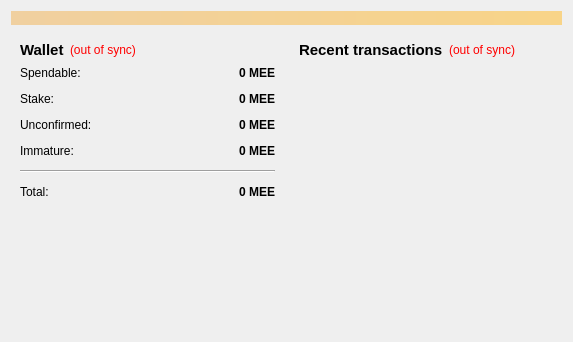
<?xml version="1.0" encoding="UTF-8"?>
<ui version="4.0">
 <class>OverviewPage</class>
 <widget class="QWidget" name="OverviewPage">
  <property name="geometry">
   <rect>
    <x>0</x>
    <y>0</y>
    <width>573</width>
    <height>342</height>
   </rect>
  </property>
  <property name="windowTitle">
   <string>Form</string>
  </property>
  <layout class="QVBoxLayout" name="topLayout">
   <item>
    <widget class="QLabel" name="labelAlerts">
     <property name="visible">
      <bool>false</bool>
     </property>
     <property name="styleSheet">
      <string notr="true">background-color: qlineargradient(x1: 0, y1: 0, x2: 1, y2: 0, stop:0 #F0D0A0, stop:1 #F8D488);  color:#000000
</string>
     </property>
     <property name="wordWrap">
      <bool>true</bool>
     </property>
     <property name="margin">
      <number>3</number>
     </property>
    </widget>
   </item>
   <item>
    <layout class="QHBoxLayout" name="horizontalLayout" stretch="1,1">
     <item>
      <layout class="QVBoxLayout" name="verticalLayout_2">
       <item>
        <widget class="QWidget" name="widget" native="true">
         <layout class="QVBoxLayout" name="verticalLayout_4">
          <item>
           <layout class="QHBoxLayout" name="horizontalLayout_4">
            <item>
             <widget class="QLabel" name="label_5">
              <property name="font">
               <font>
                <pointsize>11</pointsize>
                <weight>75</weight>
                <bold>true</bold>
               </font>
              </property>
              <property name="text">
               <string>Wallet</string>
              </property>
             </widget>
            </item>
            <item>
             <widget class="QLabel" name="labelWalletStatus">
              <property name="toolTip">
               <string>The displayed information may be out of date. Your wallet automatically synchronizes with the MEE network after a connection is established, but this process has not completed yet.</string>
              </property>
              <property name="styleSheet">
               <string notr="true">QLabel { color: red; }</string>
              </property>
              <property name="text">
               <string notr="true">(out of sync)</string>
              </property>
              <property name="alignment">
               <set>Qt::AlignLeading|Qt::AlignLeft|Qt::AlignVCenter</set>
              </property>
             </widget>
            </item>
            <item>
             <spacer name="horizontalSpacer_2">
              <property name="orientation">
               <enum>Qt::Horizontal</enum>
              </property>
              <property name="sizeHint" stdset="0">
               <size>
                <width>40</width>
                <height>20</height>
               </size>
              </property>
             </spacer>
            </item>
           </layout>
          </item>
          <item>
           <layout class="QFormLayout" name="formLayout_2">
            <property name="fieldGrowthPolicy">
             <enum>QFormLayout::AllNonFixedFieldsGrow</enum>
            </property>
            <property name="horizontalSpacing">
             <number>12</number>
            </property>
            <property name="verticalSpacing">
             <number>12</number>
            </property>
            <item row="0" column="0">
             <widget class="QLabel" name="label">
              <property name="text">
               <string>Spendable:</string>
              </property>
             </widget>
            </item>
            <item row="0" column="1">
             <widget class="QLabel" name="labelBalance">
              <property name="font">
               <font>
                <weight>75</weight>
                <bold>true</bold>
               </font>
              </property>
              <property name="cursor">
               <cursorShape>IBeamCursor</cursorShape>
              </property>
              <property name="toolTip">
               <string>Your current spendable balance</string>
              </property>
              <property name="text">
               <string notr="true">0 MEE</string>
              </property>
              <property name="alignment">
               <set>Qt::AlignRight|Qt::AlignTrailing|Qt::AlignVCenter</set>
              </property>
              <property name="textInteractionFlags">
               <set>Qt::LinksAccessibleByMouse|Qt::TextSelectableByKeyboard|Qt::TextSelectableByMouse</set>
              </property>
             </widget>
            </item>
            <item row="1" column="0">
             <widget class="QLabel" name="label_6">
              <property name="text">
               <string>Stake:</string>
              </property>
             </widget>
            </item>
            <item row="1" column="1">
             <widget class="QLabel" name="labelStake">
              <property name="font">
               <font>
                <weight>75</weight>
                <bold>true</bold>
               </font>
              </property>
              <property name="cursor">
               <cursorShape>IBeamCursor</cursorShape>
              </property>
              <property name="toolTip">
               <string>Total of coins that was staked, and do not yet count toward the current balance</string>
              </property>
              <property name="text">
               <string notr="true">0 MEE</string>
              </property>
              <property name="alignment">
               <set>Qt::AlignRight|Qt::AlignTrailing|Qt::AlignVCenter</set>
              </property>
              <property name="textInteractionFlags">
               <set>Qt::LinksAccessibleByMouse|Qt::TextSelectableByKeyboard|Qt::TextSelectableByMouse</set>
              </property>
             </widget>
            </item>
            <item row="2" column="0">
             <widget class="QLabel" name="label_3">
              <property name="text">
               <string>Unconfirmed:</string>
              </property>
             </widget>
            </item>
            <item row="2" column="1">
             <widget class="QLabel" name="labelUnconfirmed">
              <property name="font">
               <font>
                <weight>75</weight>
                <bold>true</bold>
               </font>
              </property>
              <property name="cursor">
               <cursorShape>IBeamCursor</cursorShape>
              </property>
              <property name="toolTip">
               <string>Total of transactions that have yet to be confirmed, and do not yet count toward the current balance</string>
              </property>
              <property name="text">
               <string notr="true">0 MEE</string>
              </property>
              <property name="alignment">
               <set>Qt::AlignRight|Qt::AlignTrailing|Qt::AlignVCenter</set>
              </property>
              <property name="textInteractionFlags">
               <set>Qt::LinksAccessibleByMouse|Qt::TextSelectableByKeyboard|Qt::TextSelectableByMouse</set>
              </property>
             </widget>
            </item>
            <item row="3" column="0">
             <widget class="QLabel" name="labelImmatureText">
              <property name="text">
               <string>Immature:</string>
              </property>
             </widget>
            </item>
            <item row="3" column="1">
             <widget class="QLabel" name="labelImmature">
              <property name="font">
               <font>
                <weight>75</weight>
                <bold>true</bold>
               </font>
              </property>
              <property name="toolTip">
               <string>Mined balance that has not yet matured</string>
              </property>
              <property name="text">
               <string notr="true">0 MEE</string>
              </property>
              <property name="alignment">
               <set>Qt::AlignRight|Qt::AlignTrailing|Qt::AlignVCenter</set>
              </property>
              <property name="textInteractionFlags">
               <set>Qt::LinksAccessibleByMouse|Qt::TextSelectableByKeyboard|Qt::TextSelectableByMouse</set>
              </property>
             </widget>
            </item>
            <item row="4" column="0" colspan="2">
             <widget class="Line" name="line">
              <property name="orientation">
               <enum>Qt::Horizontal</enum>
              </property>
             </widget>
            </item>
            <item row="5" column="0">
             <widget class="QLabel" name="labelTotalText">
              <property name="text">
               <string>Total:</string>
              </property>
             </widget>
            </item>
            <item row="5" column="1">
             <widget class="QLabel" name="labelTotal">
              <property name="font">
               <font>
                <weight>75</weight>
                <bold>true</bold>
               </font>
              </property>
              <property name="cursor">
               <cursorShape>IBeamCursor</cursorShape>
              </property>
              <property name="toolTip">
               <string>Your current total balance</string>
              </property>
              <property name="text">
               <string notr="true">0 MEE</string>
              </property>
              <property name="alignment">
               <set>Qt::AlignRight|Qt::AlignTrailing|Qt::AlignVCenter</set>
              </property>
              <property name="textInteractionFlags">
               <set>Qt::LinksAccessibleByMouse|Qt::TextSelectableByKeyboard|Qt::TextSelectableByMouse</set>
              </property>
             </widget>
            </item>
           </layout>
          </item>
         </layout>
        </widget>
       </item>
       <item>
        <spacer name="verticalSpacer">
         <property name="orientation">
          <enum>Qt::Vertical</enum>
         </property>
         <property name="sizeHint" stdset="0">
          <size>
           <width>20</width>
           <height>40</height>
          </size>
         </property>
        </spacer>
       </item>
      </layout>
     </item>
     <item>
      <layout class="QVBoxLayout" name="verticalLayout_3">
       <item>
        <widget class="QWidget" name="widget_2" native="true">
         <layout class="QVBoxLayout" name="verticalLayout">
          <item>
           <layout class="QHBoxLayout" name="horizontalLayout_2">
            <item>
             <widget class="QLabel" name="label_4">
              <property name="font">
               <font>
                <pointsize>11</pointsize>
                <weight>75</weight>
                <bold>true</bold>
               </font>
              </property>
              <property name="text">
               <string>&lt;b&gt;Recent transactions&lt;/b&gt;</string>
              </property>
             </widget>
            </item>
            <item>
             <widget class="QLabel" name="labelTransactionsStatus">
              <property name="toolTip">
               <string>The displayed information may be out of date. Your wallet automatically synchronizes with the MEE network after a connection is established, but this process has not completed yet.</string>
              </property>
              <property name="styleSheet">
               <string notr="true">QLabel { color: red; }</string>
              </property>
              <property name="text">
               <string notr="true">(out of sync)</string>
              </property>
              <property name="alignment">
               <set>Qt::AlignRight|Qt::AlignTrailing|Qt::AlignVCenter</set>
              </property>
             </widget>
            </item>
            <item>
             <spacer name="horizontalSpacer">
              <property name="orientation">
               <enum>Qt::Horizontal</enum>
              </property>
              <property name="sizeHint" stdset="0">
               <size>
                <width>40</width>
                <height>20</height>
               </size>
              </property>
             </spacer>
            </item>
           </layout>
          </item>
          <item>
           <widget class="QListView" name="listTransactions">
            <property name="styleSheet">
             <string notr="true">QListView { background: transparent; }</string>
            </property>
            <property name="frameShape">
             <enum>QFrame::NoFrame</enum>
            </property>
            <property name="verticalScrollBarPolicy">
             <enum>Qt::ScrollBarAlwaysOff</enum>
            </property>
            <property name="horizontalScrollBarPolicy">
             <enum>Qt::ScrollBarAlwaysOff</enum>
            </property>
            <property name="selectionMode">
             <enum>QAbstractItemView::NoSelection</enum>
            </property>
           </widget>
          </item>
         </layout>
        </widget>
       </item>
      </layout>
     </item>
    </layout>
   </item>
  </layout>
 </widget>
 <resources/>
 <connections/>
</ui>
